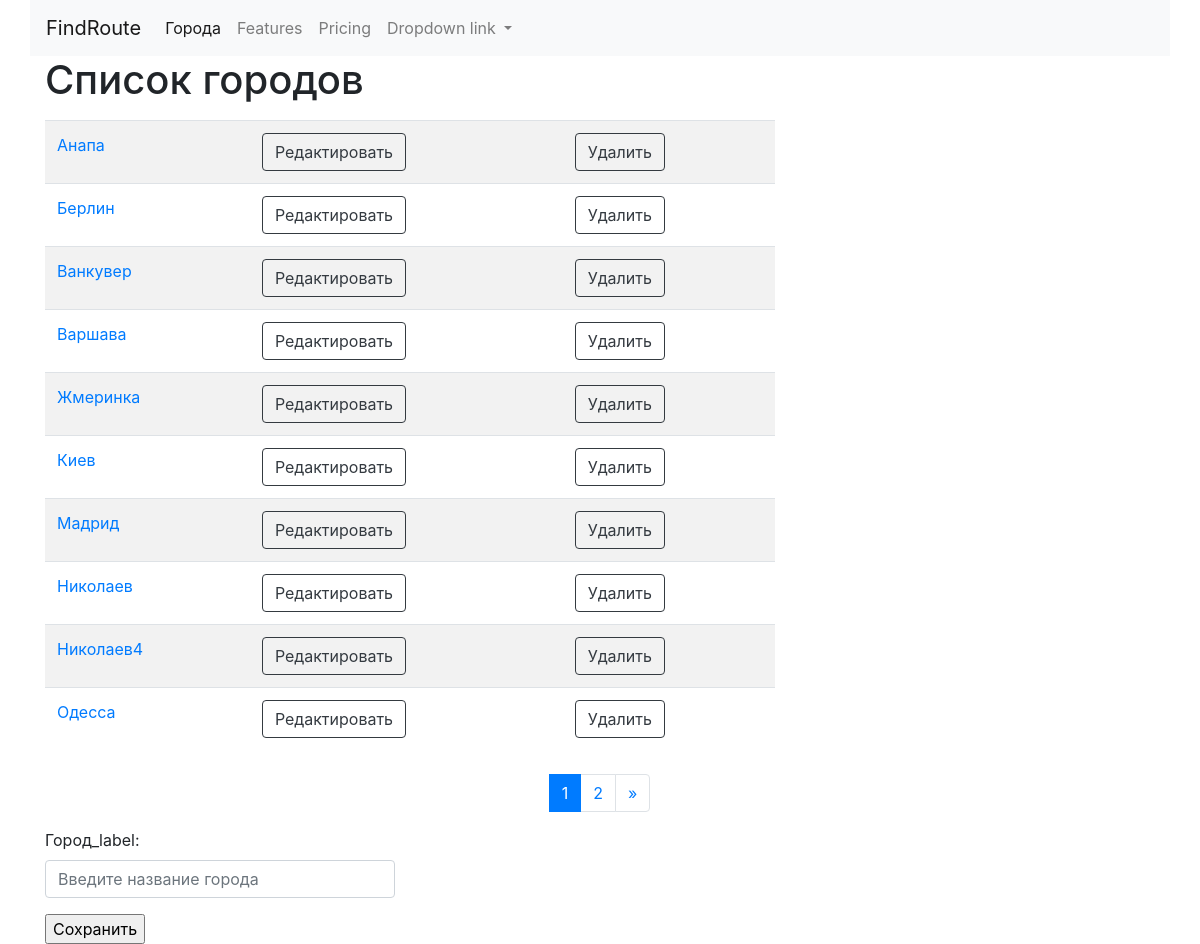
The app's page /cities/, older data.
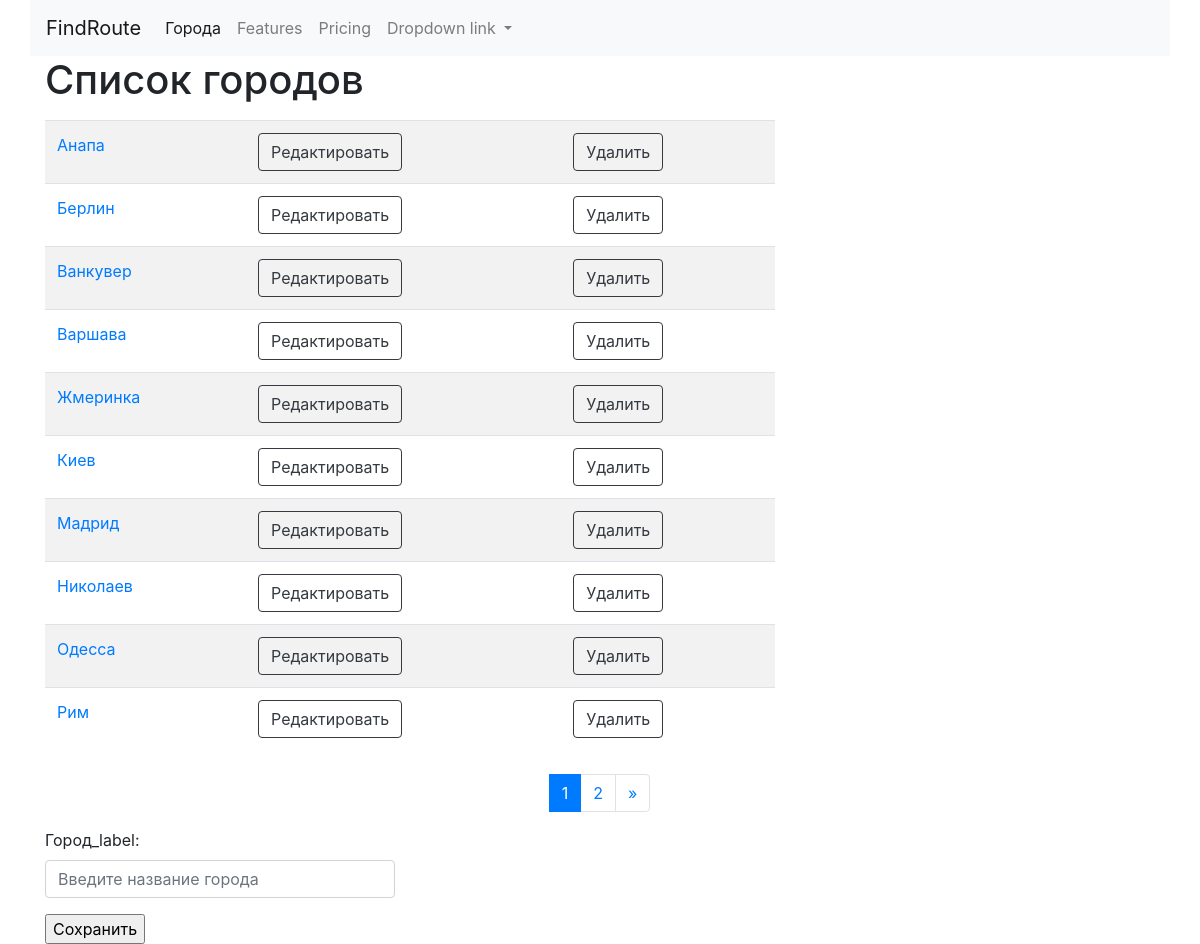
The same page, newer data.
### cities/models.py (models this page shows, shortened)
class City(models.Model):
    name = models.CharField(max_length=100, unique=True, verbose_name='Город_name')
    class Meta:
        ordering = ['name']
        verbose_name = 'Город_Meta'
        verbose_name_plural = 'Города_Meta'

### cities/views.py (the view)
# urls.py: path('', CityListView.as_view(), name='home'),
class CityListView(ListView):
    model = City
    paginate_by = 10
    template_name = 'cities/home.html'
    def get_context_data(self, **kwargs):
        context = super().get_context_data(**kwargs)
        form = CityForm()
        context['form'] = form
        return context

### cities/forms.py
class CityForm(forms.ModelForm):
    name = forms.CharField(label="Город_label", widget=forms.TextInput(attrs={
        'class': 'form-control',
        'placeholder': 'Введите название города',
    }))
    class Meta:
        model = City
        fields = ('name', )

### cities/templates/cities/home.html (shortened to what this page needs)
{% extends 'base.html' %}
{% block content %}
<h1>Список городов</h1>
<div class="row">
    <div class="col-md-8 my-2 ">
        <table class="table table-striped">
            {% for object in page_obj %}
            <tr>
                <td><a href="{% url 'cities:detail' pk=object.pk%}">{{object.name}}</a></td>
                <td><a href="{% url 'cities:update' pk=object.pk%}">
                    <button type="submit" class="btn btn-outline-dark">Редактировать</button>
                </a></td>
                <td><a href="{% url 'cities:delete' pk=object.pk%}">
                    <button type="submit" class="btn btn-outline-dark">Удалить</button>
                </a></td>
            </tr>
            {% endfor %}
        </table>
    </div>
</div>
<nav aria-label="Page navigation example">
    <ul class="pagination justify-content-center">
        {% for page in page_obj.paginator.page_range %}
        <li class="page-item {% if page == page_obj.number %}active{% endif %}"><a class="page-link " href="?page={{ page }}">{{ page }}</a></li>
        {% endfor %}
        <li class="page-item">
            {% if page_obj.has_next %}
            <a class="page-link" href="?page={{ page_obj.next_page_number }}" aria-label="Next">
                <span aria-hidden="true">&raquo;</span>
            </a>
            {% endif %}
        </li>
    </ul>
</nav>
<div class="row">
    <dev class="col-md-4">
        <form action="{% url 'cities:create' %}" method="post"> {% csrf_token %}
            {{ form.as_p }}
            <input type="submit" value="Сохранить">
        </form>
    </dev>
</div>
{% endblock %}

Row changes from the older to the newer data that the page shows:
removed City: name "Николаев4"
now on this page (row unchanged): City: name "Рим"
